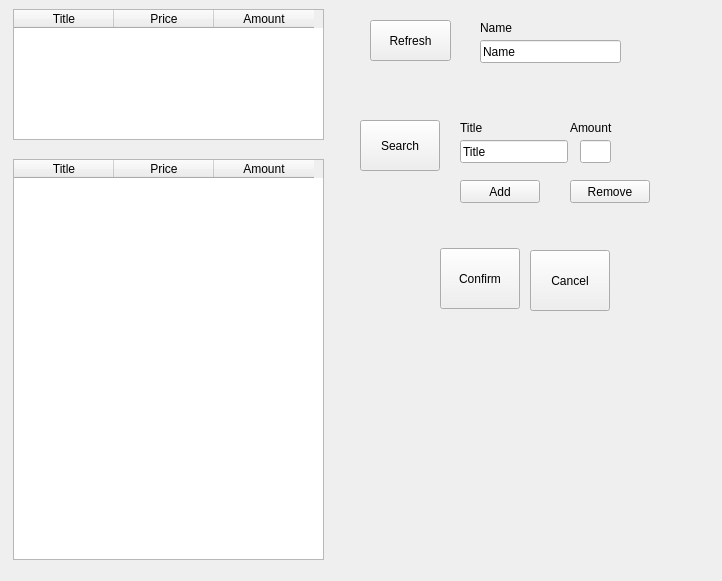
<?xml version="1.0" encoding="UTF-8"?>
<ui version="4.0">
 <class>SubPGSaleNorBuy</class>
 <widget class="QWidget" name="SubPGSaleNorBuy">
  <property name="geometry">
   <rect>
    <x>0</x>
    <y>0</y>
    <width>722</width>
    <height>581</height>
   </rect>
  </property>
  <property name="windowTitle">
   <string>Normal</string>
  </property>
  <property name="autoFillBackground">
   <bool>true</bool>
  </property>
  <widget class="QPushButton" name="PBRm">
   <property name="geometry">
    <rect>
     <x>570</x>
     <y>180</y>
     <width>80</width>
     <height>23</height>
    </rect>
   </property>
   <property name="text">
    <string>Remove</string>
   </property>
  </widget>
  <widget class="QPushButton" name="PBAdd">
   <property name="geometry">
    <rect>
     <x>460</x>
     <y>180</y>
     <width>80</width>
     <height>23</height>
    </rect>
   </property>
   <property name="text">
    <string>Add</string>
   </property>
  </widget>
  <widget class="QPushButton" name="PBConfirm">
   <property name="geometry">
    <rect>
     <x>440</x>
     <y>248</y>
     <width>80</width>
     <height>61</height>
    </rect>
   </property>
   <property name="text">
    <string>Confirm</string>
   </property>
  </widget>
  <widget class="QLineEdit" name="lineSearch">
   <property name="geometry">
    <rect>
     <x>460</x>
     <y>140</y>
     <width>108</width>
     <height>23</height>
    </rect>
   </property>
   <property name="text">
    <string>Title</string>
   </property>
  </widget>
  <widget class="QTableWidget" name="bookListTable">
   <property name="geometry">
    <rect>
     <x>13</x>
     <y>9</y>
     <width>311</width>
     <height>131</height>
    </rect>
   </property>
   <column>
    <property name="text">
     <string>Title</string>
    </property>
   </column>
   <column>
    <property name="text">
     <string>Price</string>
    </property>
   </column>
   <column>
    <property name="text">
     <string>Amount</string>
    </property>
   </column>
  </widget>
  <widget class="QLabel" name="label_4">
   <property name="geometry">
    <rect>
     <x>570</x>
     <y>120</y>
     <width>45</width>
     <height>16</height>
    </rect>
   </property>
   <property name="text">
    <string>Amount</string>
   </property>
  </widget>
  <widget class="QLineEdit" name="lineAmount">
   <property name="geometry">
    <rect>
     <x>580</x>
     <y>140</y>
     <width>31</width>
     <height>23</height>
    </rect>
   </property>
   <property name="maximumSize">
    <size>
     <width>31</width>
     <height>23</height>
    </size>
   </property>
  </widget>
  <widget class="QPushButton" name="PBSearchBook">
   <property name="geometry">
    <rect>
     <x>360</x>
     <y>120</y>
     <width>80</width>
     <height>51</height>
    </rect>
   </property>
   <property name="text">
    <string>Search</string>
   </property>
  </widget>
  <widget class="QTableWidget" name="inventoryTable">
   <property name="geometry">
    <rect>
     <x>13</x>
     <y>159</y>
     <width>311</width>
     <height>401</height>
    </rect>
   </property>
   <column>
    <property name="text">
     <string>Title</string>
    </property>
   </column>
   <column>
    <property name="text">
     <string>Price</string>
    </property>
   </column>
   <column>
    <property name="text">
     <string>Amount</string>
    </property>
   </column>
  </widget>
  <widget class="QPushButton" name="PBCancel">
   <property name="geometry">
    <rect>
     <x>530</x>
     <y>250</y>
     <width>80</width>
     <height>61</height>
    </rect>
   </property>
   <property name="text">
    <string>Cancel</string>
   </property>
  </widget>
  <widget class="QPushButton" name="PBUpdate">
   <property name="geometry">
    <rect>
     <x>370</x>
     <y>20</y>
     <width>81</width>
     <height>41</height>
    </rect>
   </property>
   <property name="text">
    <string>Refresh</string>
   </property>
  </widget>
  <widget class="QLineEdit" name="lineName">
   <property name="geometry">
    <rect>
     <x>480</x>
     <y>40</y>
     <width>141</width>
     <height>23</height>
    </rect>
   </property>
   <property name="text">
    <string>Name</string>
   </property>
  </widget>
  <widget class="QLabel" name="label">
   <property name="geometry">
    <rect>
     <x>480</x>
     <y>20</y>
     <width>53</width>
     <height>15</height>
    </rect>
   </property>
   <property name="text">
    <string>Name</string>
   </property>
  </widget>
  <widget class="QLabel" name="label_2">
   <property name="geometry">
    <rect>
     <x>460</x>
     <y>120</y>
     <width>53</width>
     <height>15</height>
    </rect>
   </property>
   <property name="text">
    <string>Title</string>
   </property>
  </widget>
 </widget>
 <resources/>
 <connections/>
</ui>
